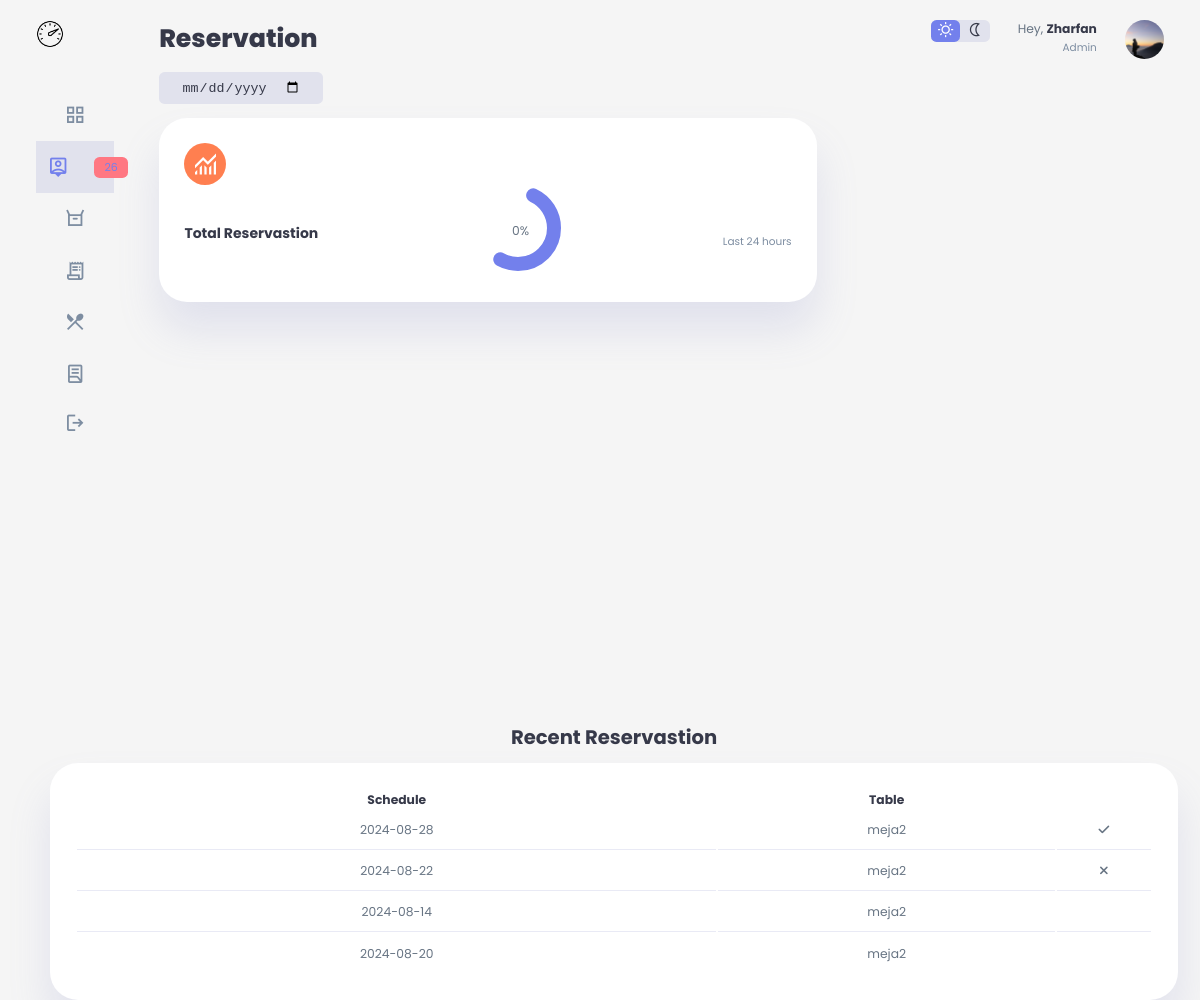
/php/reservation.php, run on the app's committed database.
### tables this page shows
CREATE TABLE `reservation` (
  `id` int(11) NOT NULL,
  `full_name` varchar(30) NOT NULL,
  `contact` int(15) NOT NULL,
  `email` varchar(30) NOT NULL,
  `alamat` varchar(100) NOT NULL,
  `meja` varchar(10) NOT NULL,
  `schedule` date NOT NULL,
  `status` varchar(15) NOT NULL
);

### php/reservation.php (the view, shortened to what this page needs)
<?php
require 'koneksi.php';
$query_sql = "SELECT * FROM reservation";
$result = mysqli_query($conn, $query_sql);
?>
<!DOCTYPE html>
<html lang="en">
<head>
    <link rel="stylesheet" href="dashboard.css">
    <link rel="stylesheet" href="https://cdnjs.cloudflare.com/ajax/libs/font-awesome/6.0.0-beta3/css/all.min.css">
</head>
<body>
    <div class="container">
        <aside>
            <div class="top">
                <div class="logo">
                    <img src="../img/icons8-dashboard-50.png">
                </div>
            </div>
            <div class="sidebar">
                <a href="dashboard.php" >
                    <span class="material-symbols-outlined">grid_view</span>
                </a>
                <a href="reservation.php" class="active">
                    <span class="material-symbols-outlined">person_pin</span>
                    <span class="message-count">26</span>
                </a>
                <a href="orders.php" >
                    <span class="material-symbols-outlined">orders</span>
                </a>
                <a href="transaksi.php" >
                    <span class="material-symbols-outlined">receipt_long</span>
                </a>
                <a href="menu.php">
                    <span class="material-symbols-outlined">restaurant_menu</span>
                </a>
                <a href="report.php">
                    <span class="material-symbols-outlined">lab_profile</span>
                </a>
                <a href="logout.php">
                    <span class="material-symbols-outlined">logout</span>
                </a>
            </div>
        </aside>
        <main>
            <h1>Reservation</h1>
            <div class="date">
                <input type="date">
            </div>
            <div class="insights">
                <div class="income">
                <span class="material-symbols-outlined">monitoring</span>
                <div class="middle">
                    <div class="left">
                        <h3>Total Reservastion</h3>
                    </div>
                    <div class="progress">
                        <svg>
                            <circle cx="38" cy="38" r="36"></circle>
                        </svg>
                        <div class="number">
                            <p id="transactionPercentage">0%</p>
                        </div>
                    </div>
                    <small class="text-muted">Last 24 hours</small>
                </div>
            </div>
            </div>
            <div class="recent-orders">
    <h2>Recent Reservastion</h2>
    <table>
        <thead>
            <tr>
                <th>Schedule</th>
                <th>Table</th>
            </tr>
        </thead>
        <tbody>
        <?php
if (mysqli_num_rows($result) > 0) {
    while ($row = mysqli_fetch_assoc($result)) {
        echo "<tr>";
        echo "<td>" . $row['schedule'] . "</td>";
        echo "<td>" . $row['meja'] . "</td>";
        echo "<td>";
        if (isset($row['status'])) {
            if ($row['status'] == 'Approved') {
                echo '<i class="fas fa-check"></i>';
            } elseif ($row['status'] == 'Rejected') {
                echo '<i class="fas fa-times"></i>';
            } else {
                echo $row['status'];
            }
        } else {
            echo 'Pending';
        }
        echo "</td>";
        echo "</tr>";
    }
} else {
    echo "<tr><td colspan='5'>No data found</td></tr>";
}
?>
        </tbody>
    </table>
</div>
        </main>
        <div class="right">
            <div class="top">
                <div class="theme-toggler">
                    <span class="material-symbols-outlined active">wb_sunny</span>
                    <span class="material-symbols-outlined">nightlight</span>
                </div>
                <div class="profile">
                    <div class="info">
                        <p>Hey, <b>Zharfan</b></p>
                        <small class="text-muted">Admin</small>
                    </div>
                    <div class="profile-photo">
                        <img src="../img/profile-photo.png">
                    </div>
                </div>
            </div>
        </div>
    </div>
</body>
</html>

### data on the page
reservation: schedule "2024-08-28", meja "meja2", status "Approved" (drawn)
reservation: schedule "2024-08-22", meja "meja2", status "Rejected" (drawn)
reservation: schedule "2024-08-14", meja "meja2"
reservation: schedule "2024-08-20", meja "meja2"
